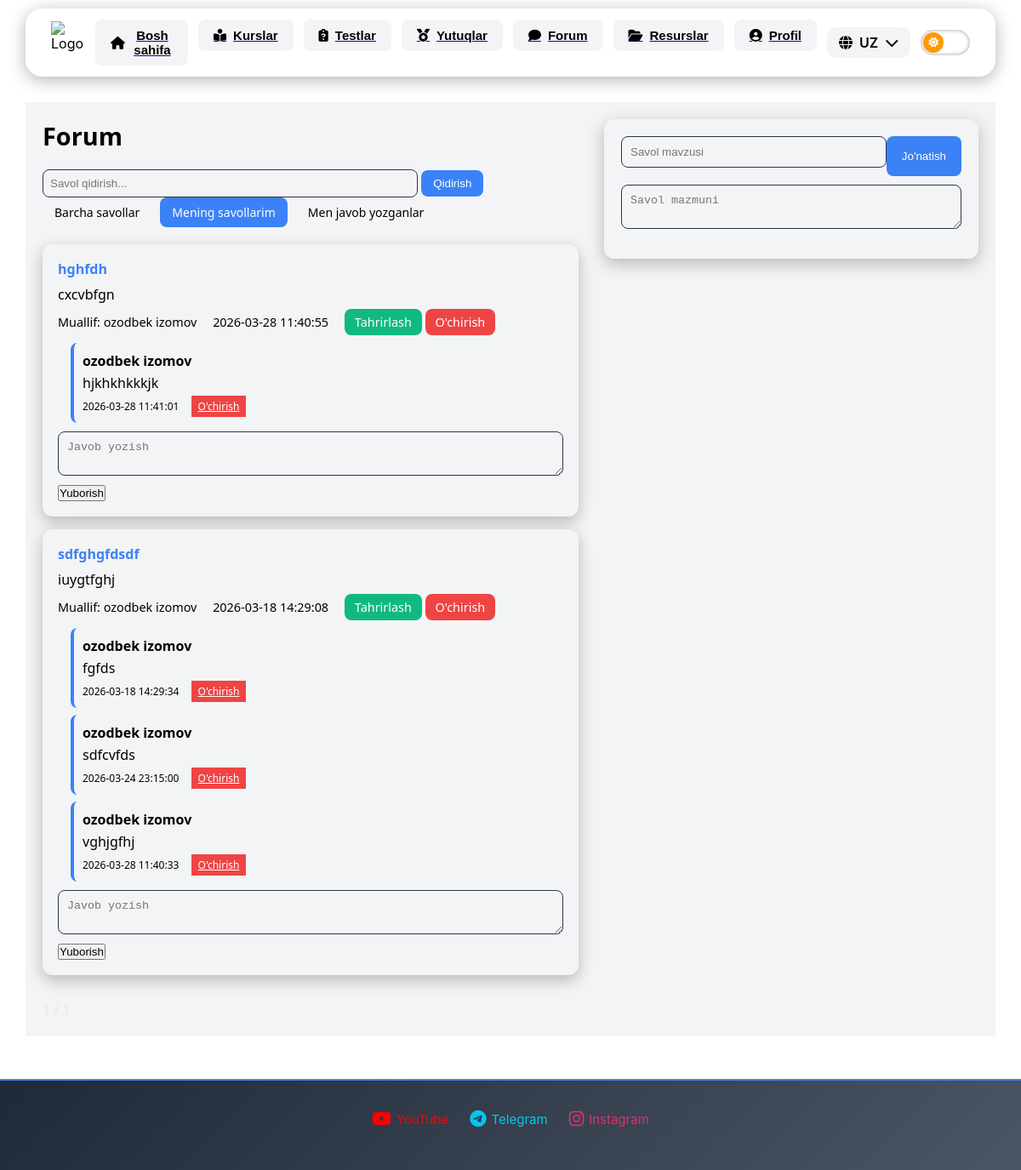
The app's page /student/forum?filter=mine&search= (signed in) with its own data.
### tables this page shows
CREATE TABLE forum_posts(
    id INTEGER PRIMARY KEY AUTOINCREMENT,
    user_id INTEGER NOT NULL,
    title TEXT NOT NULL,
    content TEXT NOT NULL,
    created_at TEXT DEFAULT (DATETIME('now', '+5 hours')),
    FOREIGN KEY(user_id) REFERENCES users(id) ON DELETE CASCADE
);

CREATE TABLE forum_comments(
    id INTEGER PRIMARY KEY AUTOINCREMENT,
    user_id INTEGER NOT NULL,
    post_id INTEGER NOT NULL,
    content TEXT NOT NULL,
    created_at TEXT DEFAULT (DATETIME('now', '+5 hours')),
    FOREIGN KEY(user_id) REFERENCES users(id) ON DELETE CASCADE,
    FOREIGN KEY(post_id) REFERENCES forum_posts(id) ON DELETE CASCADE
);

CREATE TABLE users(
    id INTEGER PRIMARY KEY AUTOINCREMENT,
    login TEXT UNIQUE NOT NULL,
    password TEXT NOT NULL,
    full_name TEXT NOT NULL,
    number TEXT,
    role TEXT NOT NULL DEFAULT 'student',
    date TEXT DEFAULT (DATETIME('now', '+5 hours'))
);

### routes/forum.py (the view, shortened to what this page needs)
@bp.route("/student/forum", methods=["GET","POST"])
def forum():
    if "user_id" not in session:
        return redirect("/login")
    search = request.args.get("search","")
    filter_type = request.args.get("filter","all")
    page = request.args.get("page",1,type=int)
    per_page = 10
    offset = (page-1) * per_page
    with sqlite3.connect("database.db") as conn:
        c = conn.cursor()
        base_query = """
        SELECT DISTINCT forum_posts.*, users.full_name
        FROM forum_posts
        JOIN users ON forum_posts.user_id = users.id
        """
        where = []
        params = []
        if filter_type == "mine":
            where.append("forum_posts.user_id=?")
            params.append(session["user_id"])
        if search:
            where.append("(forum_posts.title LIKE ? OR forum_posts.content LIKE ?)")
            params.append(f"%{search}%")
            params.append(f"%{search}%")
        if where:
            base_query += " WHERE " + " AND ".join(where)
        base_query += " ORDER BY forum_posts.created_at DESC LIMIT ? OFFSET ?"
        params.extend([per_page, offset])
        c.execute(base_query, params)
        posts = c.fetchall()
        count_query = """
        SELECT COUNT(DISTINCT forum_posts.id)
        FROM forum_posts
        """
        if filter_type == "commented":
            count_query += """
            LEFT JOIN forum_comments
            ON forum_comments.post_id = forum_posts.id
            """
        if where:
            count_query += " WHERE " + " AND ".join(where)
        c.execute(count_query, params[:-2])
        total_posts = c.fetchone()[0]
        total_pages = (total_posts + per_page - 1)//per_page
        c.execute("""
        SELECT forum_comments.*, users.full_name
        FROM forum_comments
        JOIN users ON forum_comments.user_id = users.id
        ORDER BY created_at
        """)
        comments = c.fetchall()
    return render_template(
        "student/forum.html",
        posts=posts,
        comments=comments,
        page=page,
        total_pages=total_pages,
        search=search,
        filter_type=filter_type
    )

### templates/student/forum.html (shortened to what this page needs)
{% extends "base.html" %}
{% block content %}
<div class="forum-container">
    <div class="forums">
        <h2 class="forum-header">Forum</h2>
        <form method="GET" style="margin-bottom:20px;">
            <input type="text" name="search" placeholder="Savol qidirish..."
            style="padding:8px;border-radius:8px;border:1px solid #2e334c;background: var(--card-bg);color: var(--text-color);width:70%;">
            <button type="submit"
            style="padding:8px 14px;background:#3b82f6;color:white;border:none;border-radius:8px;">
            Qidirish
            </button>
            <div style="display:flex;gap:10px;margin-bottom:15px;">
                <a href="?filter=all&search={{ search }}"
                class="filter-btn {% if filter_type=='all' %}active{% endif %}">
                Barcha savollar
                </a>
                <a href="?filter=mine&search={{ search }}"
                class="filter-btn {% if filter_type=='mine' %}active{% endif %}">
                Mening savollarim
                </a>
                <a href="?filter=commented&search={{ search }}"
                class="filter-btn {% if filter_type=='commented' %}active{% endif %}">
                Men javob yozganlar
                </a>
            </div>
        </form>
        {% for post in posts %}
        <div class="forum-post">
            <h4>{{ post[2] }}</h4>
            <p>{{ post[3] }}</p>
            <div class="post-meta">
                <span>Muallif: {{ post[5] }}</span>
                <span>{{ post[4] }}</span>
                {% if post[1] == session["user_id"] %}
                <a href="/student/forum/edit/{{ post[0] }}" class="edit-btn">Tahrirlash</a>
                <a href="/student/forum/delete/{{ post[0] }}" class="delete-btn" onclick="return confirm('Postni o‘chirmoqchimisiz?')">O'chirish</a>
                {% endif %}
            </div>
            <div class="comments">
            {% for comment in comments %}
                {% if comment[2] == post[0] %}
                <div class="comment">
                    <b>{{ comment[5] }}</b>
                    <p>{{ comment[3] }}</p>
                    <span>{{ comment[4] }}</span>
                    {% if comment[1] == session["user_id"] %}
                    <a href="/student/forum/comment/delete/{{ comment[0] }}"
                    class="delete-btn"
                    onclick="return confirm('Kommentni o‘chirmoqchimisiz?')">
                    O'chirish
                    </a>
                    {% endif %}
                </div>
                {% endif %}
            {% endfor %}
            </div>
            <form action="/student/forum/comment/{{ post[0] }}" method="POST" style="margin-top:10px;">
                <textarea name="content" placeholder="Javob yozish" required style="width:100%; padding:10px; border-radius:8px; border:1px solid #2e334c; background: var(--card-bg);color: var(--text-color);"></textarea>
                <button type="submit" style="margin-top:6px;">Yuborish</button>
            </form>
        </div>
        {% endfor %}
        <div style="margin-top:30px; color:#e5e7eb;">
            <span> {{ page }} / {{ total_pages }} </span>
        </div>
    </div>
    <form action="{{ url_for('forum.forum') }}" method="POST" class="ask-form">
        <div style="display:flex; justify-content:space-between; margin-bottom:10px;">
            <input type="text" name="title" placeholder="Savol mavzusi" required>
            <button type="submit">Jo'natish</button>
        </div>
        <textarea name="content" placeholder="Savol mazmuni" required style="height:auto;"></textarea>
    </form>
</div>
{% endblock %}

### static/css/base.css (style rules this page uses)
* { margin: 0; padding: 0; box-sizing: border-box; }
body { font-family: -apple-system, BlinkMacSystemFont, "Segoe UI", Roboto, sans-serif; background-color: #f4f6fb; background: linear-gradient(90deg, #6695fb, #5d2efa); color: #333; }
:root { --bg-color: #ffffff; --text-color: #111827; --card-bg: #f3f4f6; --nav-bg: rgba(255,255,255,0.8); }

### templates/base.html (style rules this page uses)
:root { --bg-color: #ffffff; --text-color: #000000; --card-bg: #f3f4f6; --nav-bg: rgba(255,255,255,0.8); }
body { margin: 0; font-family: 'Inter', sans-serif; background: linear-gradient(135deg, #0f111a 0%, #1c1f2a 100%); color: #e5e7eb; min-height: 100vh; }
body { background: var(--bg-color); }
body { background: var(--bg-color); color: var(--text-color); }
body { top: 0px !important; }
* { transition: all 0.3s ease; }

### templates/student/forum.html (style rules this page uses)
.forum-container { display: flex; gap: 30px; width: 100%; margin: 0 auto; padding: 20px; font-family: 'Segoe UI', Tahoma, Geneva, Verdana, sans-serif; color: #e5e7eb; background: var(--card-bg);color: var(--text-color); }
.forums { width: 60%; }
.forum-header { font-size: 1.8rem; margin-bottom: 20px; color: #ffffff; background: var(--card-bg);color: var(--text-color); }
.forum-post { background: #1f2233; padding: 18px; border-radius: 12px; margin-bottom: 15px; box-shadow: 0 6px 18px rgba(0,0,0,0.25); background: var(--card-bg);color: var(--text-color); }
.forum-post h4 { margin: 0 0 8px 0; color: #3b82f6; }
.forum-post p { margin: 0; color: #cbd5e1; background: var(--card-bg);color: var(--text-color); }
.forum-post .post-meta { margin-top: 12px; font-size: 0.9rem; color: #94a3b8; background: var(--card-bg);color: var(--text-color); }
.forum-post .post-meta span { margin-right: 15px; }
.forum-post .post-meta .reply-btn, .forum-post .post-meta .edit-btn, .forum-post .post-meta .delete-btn { border: none; padding: 6px 12px; border-radius: 8px; cursor: pointer; text-decoration: none; font-size: 0.9rem; font-weight: 500; transition: all 0.2s; }
.edit-btn { background:#10b981; color:white; }
.delete-btn { background:#ef4444; color:white; }
.comments { margin-top:15px; padding-left:15px; }
.comment { background:#252a40; padding:10px; border-radius:8px; margin-top:8px; border-left:4px solid #3b82f6; color:#e5e7eb; background: var(--card-bg);color: var(--text-color); }
.comment p { margin:4px 0; }
.comment span { font-size:12px; color:#94a3b8; background: var(--card-bg);color: var(--text-color); }
.comment .delete-btn { font-size:12px; padding:4px 8px; margin-left:10px; }
.filter-btn { padding:8px 14px; border-radius:8px; text-decoration:none; font-size:14px; transition: all 0.2s; background:#374151; color:#e5e7eb; background: var(--card-bg);color: var(--text-color); }
.filter-btn.active { background:#3b82f6; color:white; }
.ask-form { width: 40%; background: #1f2233; padding: 20px; border-radius: 12px; box-shadow: 0 6px 20px rgba(0,0,0,0.25); flex-shrink: 0; height: max-content; transition: none; background: var(--card-bg);color: var(--text-color); }
.ask-form input, .ask-form textarea { width: 100%; padding:10px; margin-bottom:10px; border-radius:8px; border:1px solid #2e334c; background:#252a40; color:#e5e7eb; transition: all 0.3s; background: var(--card-bg);color: var(--text-color); }
.ask-form button { background:#3b82f6; color:white; border:none; padding:10px 18px; border-radius:8px; cursor:pointer; transition: all 0.2s; }

### records on screen
forum_posts: title "hghfdh", content "cxcvbfgn", post "ozodbek izomov", created_at "2026-03-28 11:40:55"
forum_comments: full_name "ozodbek izomov", content "hjkhkhkkkjk", created_at "2026-03-28 11:41:01"
forum_posts: title "sdfghgfdsdf", content "iuygtfghj", post "ozodbek izomov", created_at "2026-03-18 14:29:08"
forum_comments: full_name "ozodbek izomov", content "fgfds", created_at "2026-03-18 14:29:34"
forum_comments: full_name "ozodbek izomov", content "sdfcvfds", created_at "2026-03-24 23:15:00"
forum_comments: full_name "ozodbek izomov", content "vghjgfhj", created_at "2026-03-28 11:40:33"
